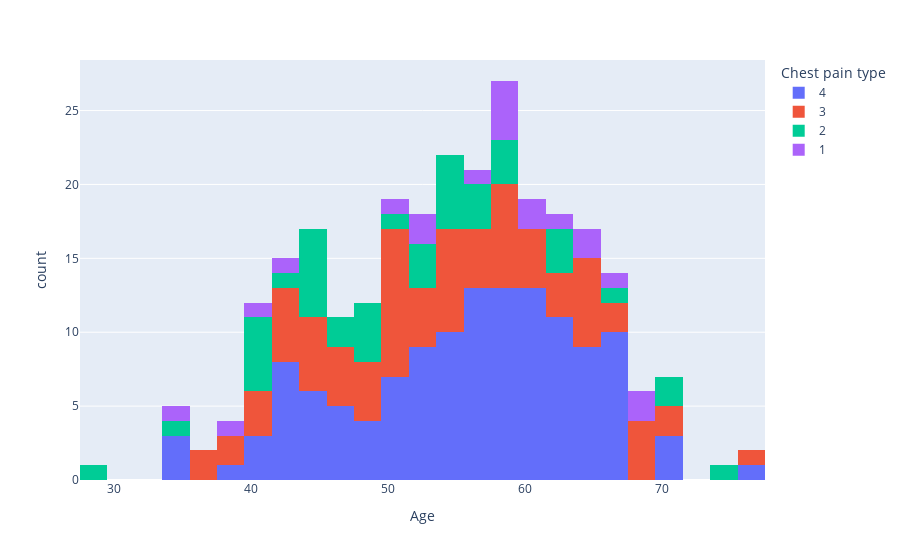

Notebook code for this chart:
### Code cell
px.histogram(data_frame=data, x="Age", color="Chest pain type")

### Figure 1 — Plotly figure (JSON) as saved in the notebook; plotly's stock layout.template omitted (floating-point values rounded to 4 significant figures; data arrays with more than 128 entries replaced by an {"elided": "..."} marker saying what was removed)
{"data": [{"alignmentgroup": "True", "bingroup": "x", "hovertemplate": "Chest pain type=4<br>Age=%{x}<br>count=%{y}<extra></extra>", "legendgroup": "4", "marker": {"color": "#636efa", "pattern": {"shape": ""}}, "name": "4", "offsetgroup": "4", "orientation": "v", "showlegend": true, "type": "histogram", "x": {"elided": "129 int values"}, "xaxis": "x", "yaxis": "y"}, {"alignmentgroup": "True", "bingroup": "x", "hovertemplate": "Chest pain type=3<br>Age=%{x}<br>count=%{y}<extra></extra>", "legendgroup": "3", "marker": {"color": "#EF553B", "pattern": {"shape": ""}}, "name": "3", "offsetgroup": "3", "orientation": "v", "showlegend": true, "type": "histogram", "x": [67, 56, 44, 48, 51, 58, 71, 57, 37, 42, 44, 59, 58, 49, 65, 60, 57, 44, 44, 47, 76, 39, 42, 41, 64, 44, 51, 54, 49, 65, 54, 54, 52, 54, 46, 67, 50, 58, 41, 41, 50, 54, 51, 53, 69, 68, 46, 50, 42, 53, 43, 70, 48, 54, 68, 60, 58, 64, 37, 51, 43, 63, 51, 54, 57, 62, 62, 47, 68, 39, 51, 65, 60, 51, 59, 61, 64, 58, 52], "xaxis": "x", "yaxis": "y"}, {"alignmentgroup": "True", "bingroup": "x", "hovertemplate": "Chest pain type=2<br>Age=%{x}<br>count=%{y}<extra></extra>", "legendgroup": "2", "marker": {"color": "#00cc96", "pattern": {"shape": ""}}, "name": "2", "offsetgroup": "2", "orientation": "v", "showlegend": true, "type": "histogram", "x": [57, 74, 48, 54, 46, 66, 52, 63, 45, 41, 62, 58, 70, 56, 62, 41, 59, 50, 45, 41, 42, 49, 52, 34, 54, 46, 45, 55, 54, 55, 29, 41, 44, 41, 52, 44, 71, 58, 49, 48, 44, 56], "xaxis": "x", "yaxis": "y"}, {"alignmentgroup": "True", "bingroup": "x", "hovertemplate": "Chest pain type=1<br>Age=%{x}<br>count=%{y}<extra></extra>", "legendgroup": "1", "marker": {"color": "#ab63fa", "pattern": {"shape": ""}}, "name": "1", "offsetgroup": "1", "orientation": "v", "showlegend": true, "type": "histogram", "x": [61, 64, 40, 59, 60, 63, 42, 59, 66, 51, 56, 38, 65, 69, 34, 69, 52, 59, 58, 52], "xaxis": "x", "yaxis": "y"}], "layout": {"barmode": "relative", "legend": {"title": {"text": "Chest pain type"}, "tracegroupgap": 0}, "margin": {"t": 60}, "xaxis": {"anchor": "y", "domain": [0, 1], "title": {"text": "Age"}}, "yaxis": {"anchor": "x", "domain": [0, 1], "title": {"text": "count"}}}}
